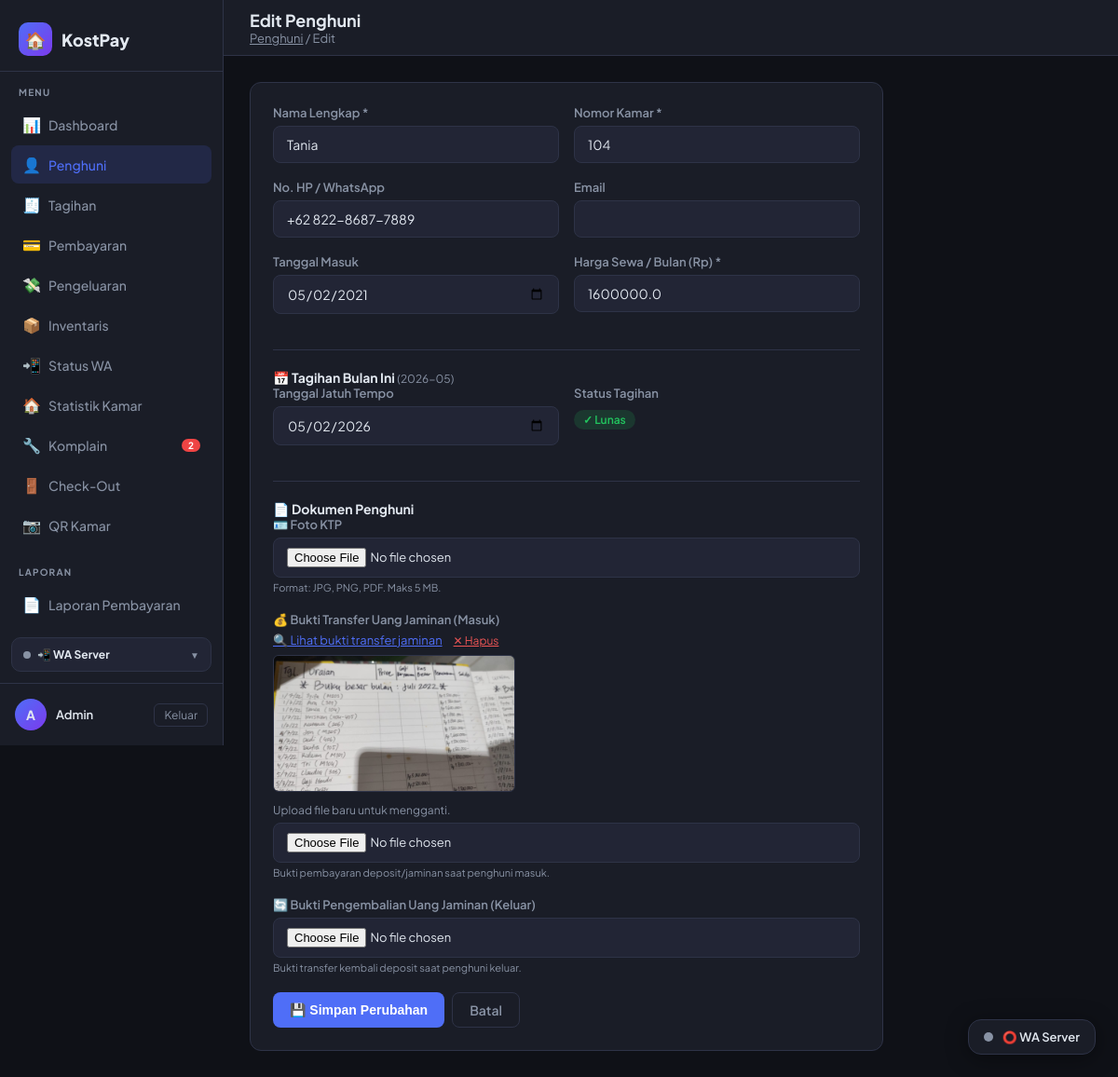
Screenshot of /penghuni/edit/1 (signed in) with the database file from the repository.
### tables this page shows
CREATE TABLE "penghuni" (
    id                          INTEGER PRIMARY KEY AUTOINCREMENT,
    nama                        TEXT    NOT NULL,
    nomor_kamar                 TEXT    NOT NULL,
    no_hp                       TEXT,
    email                       TEXT,
    tanggal_masuk               TEXT,
    harga_sewa                  REAL    NOT NULL DEFAULT 0,
    aktif                       INTEGER NOT NULL DEFAULT 1,
    created_at                  TEXT,
    foto_ktp                    TEXT,
    bukti_transfer_jaminan      TEXT,
    bukti_pengembalian_jaminan  TEXT,
    tanggal_keluar              TEXT,
    deposit                     REAL    DEFAULT 0,
    keterangan                  TEXT
  );

CREATE TABLE tagihan (
            id           INTEGER PRIMARY KEY AUTOINCREMENT,
            penghuni_id  INTEGER NOT NULL,
            bulan        TEXT    NOT NULL,   -- format: YYYY-MM
            jumlah       REAL    NOT NULL,
            keterangan   TEXT,
            status       TEXT    NOT NULL DEFAULT 'belum',  -- belum / lunas / sebagian
            created_at   TEXT    DEFAULT (datetime('now','localtime')), tanggal_jatuh_tempo TEXT, notif_wa_terkirim INTEGER NOT NULL DEFAULT 0, wa_count INTEGER DEFAULT 0,
            FOREIGN KEY (penghuni_id) REFERENCES penghuni(id)
        );

### routes/penghuni_routes.py (the view, shortened to what this page needs)
@penghuni_bp.route('/edit/<int:pid>', methods=['GET', 'POST'])
@login_required
def edit(pid):
    from models.database import get_db
    penghuni = penghuni_model.get_penghuni_by_id(pid)
    if not penghuni:
        flash('Penghuni tidak ditemukan.', 'danger')
        return redirect(url_for('penghuni.index'))
    penghuni_dict = dict(penghuni)
    bulan_ini = date.today().strftime('%Y-%m')
    def get_tagihan():
        conn = get_db()
        row = conn.execute(
            "SELECT id, tanggal_jatuh_tempo, status FROM tagihan WHERE penghuni_id=? AND bulan=?",
            (pid, bulan_ini)
        ).fetchone()
        conn.close()
        return dict(row) if row else None
    tagihan = get_tagihan()
    return render_template('penghuni/form.html', mode='edit',
                           data=penghuni_dict,
                           tagihan=tagihan,
                           bulan_ini=bulan_ini)

### models/database.py (called while the page is built)
def get_db():
    conn = sqlite3.connect(DATABASE)
    conn.row_factory = sqlite3.Row
    return conn

### models/penghuni_model.py (called while the page is built)
def get_penghuni_by_id(penghuni_id):
    conn = get_db()
    row = conn.execute(
        "SELECT * FROM penghuni WHERE id=?", (penghuni_id,)
    ).fetchone()
    conn.close()
    return row

### utils/auth.py (called while the page is built)
def login_required(f):
    @wraps(f)
    def decorated(*args, **kwargs):
        if 'admin_id' not in session:
            flash('Silakan login terlebih dahulu.', 'warning')
            return redirect(url_for('auth.login'))
        return f(*args, **kwargs)
    return decorated

### utils/context_processors.py (called while the page is built)
def register_context_processors(app):
    @app.context_processor
    def inject_komplain_badge():
        if not session.get('admin_id'):
            return {}
        try:
            from models.database import get_db
            row = get_db().execute(
                "SELECT COUNT(*) c FROM komplain WHERE status='baru'"
            ).fetchone()
            return {'komplain_baru_count': row['c'] if row and row['c'] else 0}
        except Exception:
            return {'komplain_baru_count': 0}

### templates/penghuni/form.html (shortened to what this page needs)
{% extends 'base.html' %}
{% block page_title %}{{ 'Edit' if mode=='edit' else 'Tambah' }} Penghuni{% endblock %}
{% block breadcrumb %}<a href="{{ url_for('penghuni.index') }}" style="color:var(--muted)">Penghuni</a> / {{ 'Edit' if mode=='edit' else 'Tambah' }}{% endblock %}
{% block content %}
<div class="card" style="max-width:680px;">
  <form method="POST" enctype="multipart/form-data">
    <div class="form-grid">
      <div class="form-group">
        <label>Nama Lengkap *</label>
        <input type="text" name="nama" value="{{ data.get('nama','') }}" required>
      </div>
      <div class="form-group">
        <label>Nomor Kamar *</label>
        <input type="text" name="nomor_kamar" value="{{ data.get('nomor_kamar','') }}" required placeholder="misal: A1, 101">
      </div>
    </div>
    <div class="form-grid">
      <div class="form-group">
        <label>No. HP / WhatsApp</label>
        <input type="text" name="no_hp" value="{{ data.get('no_hp','') }}" placeholder="08xx-xxxx-xxxx">
      </div>
      <div class="form-group">
        <label>Email</label>
        <input type="email" name="email" value="{{ data.get('email','') }}">
      </div>
    </div>
    <div class="form-grid">
      <div class="form-group">
        <label>Tanggal Masuk</label>
        <input type="date" name="tanggal_masuk" value="{{ data.get('tanggal_masuk','') }}">
      </div>
      <div class="form-group">
        <label>Harga Sewa / Bulan (Rp) *</label>
        <input type="number" name="harga_sewa" value="{{ data.get('harga_sewa',0) }}" min="0" step="1000" required>
      </div>
    </div>
    {% if mode == 'edit' %}
    <div style="border-top:1px solid var(--border); margin:20px 0;"></div>
    <div class="card-title mb-3" style="font-size:14px;">📅 Tagihan Bulan Ini
      <span class="text-muted" style="font-weight:400; font-size:12px;">({{ bulan_ini }})</span>
    </div>
    {% if tagihan %}
      {% set badge_color = 'success' if tagihan.status == 'lunas' else ('warning' if tagihan.status == 'sebagian' else 'danger') %}
      <div class="form-grid">
        <div class="form-group">
          <label>Tanggal Jatuh Tempo</label>
          <input type="date" name="tanggal_jatuh_tempo"
                 value="{{ tagihan.tanggal_jatuh_tempo or '' }}">
        </div>
        <div class="form-group">
          <label>Status Tagihan</label>
          <div style="margin-top:8px;">
            <span class="badge badge-{{ badge_color }}">
              {% if tagihan.status == 'lunas' %}✓ Lunas
              {% elif tagihan.status == 'sebagian' %}Sebagian Bayar
              {% else %}Belum Bayar{% endif %}
            </span>
          </div>
        </div>
      </div>
    {% else %}
      <div class="text-muted" style="font-size:13px; padding:10px 0;">
        Belum ada tagihan untuk bulan ini. Buat tagihan terlebih dahulu di menu
        <a href="{{ url_for('tagihan.index') }}" style="color:var(--accent)">Tagihan</a>.
      </div>
      <input type="hidden" name="tanggal_jatuh_tempo" value="">
    {% endif %}
    {% endif %}
    <div style="border-top:1px solid var(--border); margin:20px 0;"></div>
    <div class="card-title mb-3" style="font-size:14px;">📄 Dokumen Penghuni</div>
    <div class="form-group" style="margin-bottom:20px;">
      <label>🪪 Foto KTP</label>
      <input type="file" name="foto_ktp" accept="image/*,application/pdf"
             style="display:block; font-size:13px;">
      <div class="text-muted" style="font-size:11px; margin-top:4px;">Format: JPG, PNG, PDF. Maks 5 MB.</div>
    </div>
    <div class="form-group" style="margin-bottom:20px;">
      <label>💰 Bukti Transfer Uang Jaminan (Masuk)</label>
      {% if mode == 'edit' and data.get('bukti_transfer_jaminan') %}
        <div style="display:flex; align-items:center; gap:12px; margin-bottom:8px; flex-wrap:wrap;">
          <a href="{{ url_for('penghuni.serve_dokumen', filename=data.bukti_transfer_jaminan) }}"
             target="_blank" style="color:var(--accent); font-size:13px;">
            🔍 Lihat bukti transfer jaminan
          </a>
          <a href="{{ url_for('penghuni.hapus_dokumen', pid=data.id, field='bukti_transfer_jaminan') }}"
             onclick="return confirm('Hapus bukti transfer ini?')"
             style="color:var(--danger, #e55); font-size:12px;">✕ Hapus</a>
        </div>
        {% if data.bukti_transfer_jaminan.lower().endswith(('.png','.jpg','.jpeg','.webp','.gif')) %}
          <img src="{{ url_for('penghuni.serve_dokumen', filename=data.bukti_transfer_jaminan) }}"
               alt="Bukti Transfer Jaminan" style="max-width:260px; max-height:160px; border-radius:6px;
               border:1px solid var(--border); margin-bottom:8px; object-fit:cover;">
        {% endif %}
        <div class="text-muted" style="font-size:12px; margin-bottom:6px;">Upload file baru untuk mengganti.</div>
      {% endif %}
      <input type="file" name="bukti_transfer_jaminan" accept="image/*,application/pdf"
             style="display:block; font-size:13px;">
      <div class="text-muted" style="font-size:11px; margin-top:4px;">Bukti pembayaran deposit/jaminan saat penghuni masuk.</div>
    </div>
    {% if mode == 'edit' %}
    <div class="form-group" style="margin-bottom:20px;">
      <label>🔄 Bukti Pengembalian Uang Jaminan (Keluar)</label>
      <input type="file" name="bukti_pengembalian_jaminan" accept="image/*,application/pdf"
             style="display:block; font-size:13px;">
      <div class="text-muted" style="font-size:11px; margin-top:4px;">Bukti transfer kembali deposit saat penghuni keluar.</div>
    </div>
    {% endif %}
    <div class="flex gap-2 mt-3">
      <button type="submit" class="btn btn-primary">
        {{ '💾 Simpan Perubahan' if mode=='edit' else '➕ Tambah Penghuni' }}
      </button>
      <a href="{{ url_for('penghuni.index') }}" class="btn btn-outline">Batal</a>
    </div>
  </form>
</div>
{% endblock %}

### templates/base.html (style rules this page uses)
:root { --bg: #0f1117; --surface: #1a1d27; --surface2: #222535; --border: #2e3347; --accent: #4f6ef7; --accent2: #7c3aed; --green: #22c55e; --yellow: #eab308; --red: #ef4444; --text: #e2e8f0; --muted: #8892a4; --font: 'Plus Jakarta Sans', sans-serif; --mono: 'JetBrains Mono', monospace; --radius: 12px; --sidebar-w: 240px; }
* { box-sizing: border-box; margin: 0; padding: 0; }
body { font-family: var(--font); background: var(--bg); color: var(--text); min-height: 100vh; display: flex; }
.card { background: var(--surface); border: 1px solid var(--border); border-radius: var(--radius); padding: 24px; }
.card-title { font-size: 16px; font-weight: 700; }
.badge { display: inline-flex; align-items: center; padding: 3px 10px; border-radius: 20px; font-size: 12px; font-weight: 600; }
.badge-success { background: rgba(34,197,94,.15); color: var(--green); }
.btn { display: inline-flex; align-items: center; gap: 6px; padding: 9px 18px; border-radius: 8px; font-size: 14px; font-weight: 600; cursor: pointer; border: none; text-decoration: none; transition: all .15s; }
.btn-primary { background: var(--accent); color: #fff; }
.btn-outline { background: none; border: 1px solid var(--border); color: var(--muted); }
.form-group { margin-bottom: 18px; }
label { display: block; font-size: 13px; font-weight: 600; margin-bottom: 6px; color: var(--muted); }
input, select, textarea { width: 100%; background: var(--surface2); border: 1px solid var(--border); border-radius: 8px; padding: 10px 14px; color: var(--text); font-family: var(--font); font-size: 14px; outline: none; transition: border-color .15s; }
.form-grid { display: grid; grid-template-columns: 1fr 1fr; gap: 16px; }
.flex { display: flex; }
.gap-2 { gap: 8px; }
.mt-3 { margin-top: 12px; }
.text-muted { color: var(--muted); font-size: 13px; }

### rows the page displays
penghuni: nama "Tania", nomor_kamar "104", no_hp "+62 822-8687-7889", tanggal_masuk "05/02/2021", harga_sewa "1600000.0", bukti_transfer_jaminan (picture)
tagihan: tanggal_jatuh_tempo "05/02/2026"

### other values shown
{{ komplain_baru_count }} "2"
{{ (session.admin_nama or 'A')[0] }} "A"
{{ session.admin_nama or 'Admin' }} "Admin"
{{ 'Edit' if mode=='edit' else 'Tambah' }} "Edit"
{{ '💾 Simpan Perubahan' if mode=='edit' else '➕ Tambah Penghuni' }} "💾 Simpan Perubahan"
